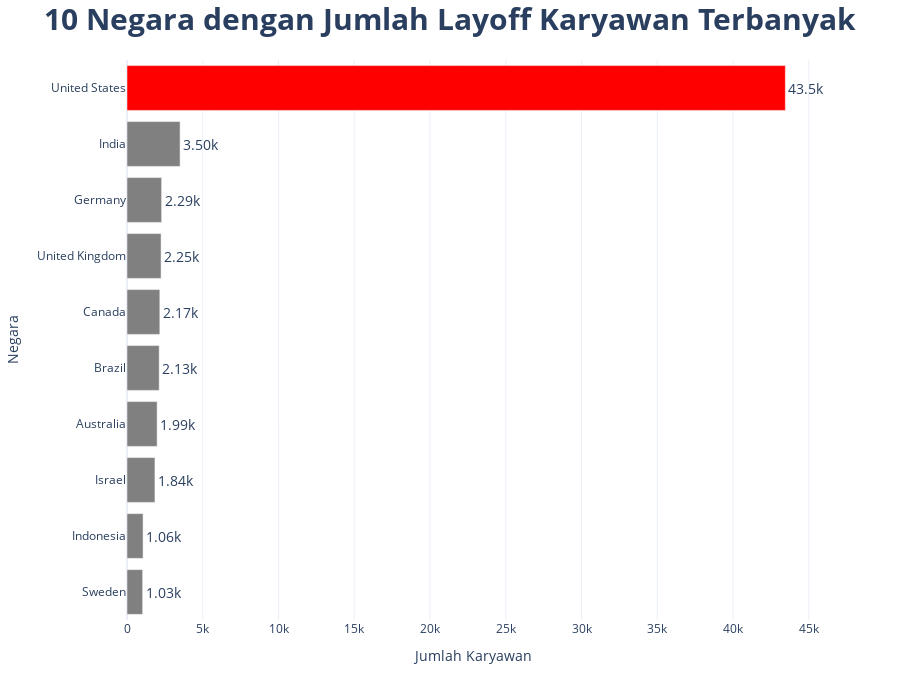

The code cell stored with this chart in its notebook:
### Markdown cell above
Selanjutnya adalah pembuatan grafik agar lebih mudah memahami data

### Code cell
#Membuat list warna untuk yang nilainya max, min dan diluar max,min
colorlist_2 = []
for i in df_country_sum['total_laid_off'].head(10).values: 
    if i == max(df_country_sum['total_laid_off'].head(10).values):
        colorlist_2.append('#FF0000')
    else:
        colorlist_2.append('#808080')


#Membuat bar Chart 10 negara dengan jumlah layoff karyawan terbanyak
fig = px.bar(df_country_sum.head(10),x = 'total_laid_off', y = 'country',text_auto='.3s',
             labels={
                     "country": "Negara",
                     "total_laid_off": "Jumlah Karyawan"
                     },template="plotly_white", orientation= 'h', text='total_laid_off') #Definisi sumbu x,y, label
fig.update_traces(textfont_size=14, textangle=0, textposition="outside", cliponaxis=False, marker_color=colorlist_2) #properties dari text
fig.update_layout(height=700,
                   title='<b>10 Negara dengan Jumlah Layoff Karyawan Terbanyak<b>',title_x=0.5,title_font=dict(size=30),yaxis=dict(autorange="reversed")) #Pengaturan judul
fig.show()

### Figure 1 — Plotly figure (JSON) as saved in the notebook; plotly's stock layout.template omitted (floating-point values rounded to 4 significant figures)
{"data": [{"alignmentgroup": "True", "cliponaxis": false, "hovertemplate": "Jumlah Karyawan=%{text}<br>Negara=%{y}<extra></extra>", "legendgroup": "", "marker": {"color": ["#FF0000", "#808080", "#808080", "#808080", "#808080", "#808080", "#808080", "#808080", "#808080", "#808080"], "pattern": {"shape": ""}}, "name": "", "offsetgroup": "", "orientation": "h", "showlegend": false, "text": [43450, 3504, 2285, 2250, 2167, 2126, 1989, 1844, 1061, 1034], "textangle": 0, "textfont": {"size": 14}, "textposition": "outside", "texttemplate": "%{x:.3s}", "type": "bar", "x": [43450, 3504, 2285, 2250, 2167, 2126, 1989, 1844, 1061, 1034], "xaxis": "x", "y": ["United States", "India", "Germany", "United Kingdom", "Canada", "Brazil", "Australia", "Israel", "Indonesia", "Sweden"], "yaxis": "y"}], "layout": {"barmode": "relative", "height": 700, "legend": {"tracegroupgap": 0}, "margin": {"t": 60}, "title": {"font": {"size": 30}, "text": "<b>10 Negara dengan Jumlah Layoff Karyawan Terbanyak<b>", "x": 0.5}, "xaxis": {"anchor": "y", "domain": [0, 1], "title": {"text": "Jumlah Karyawan"}}, "yaxis": {"anchor": "x", "autorange": "reversed", "domain": [0, 1], "title": {"text": "Negara"}}}}
